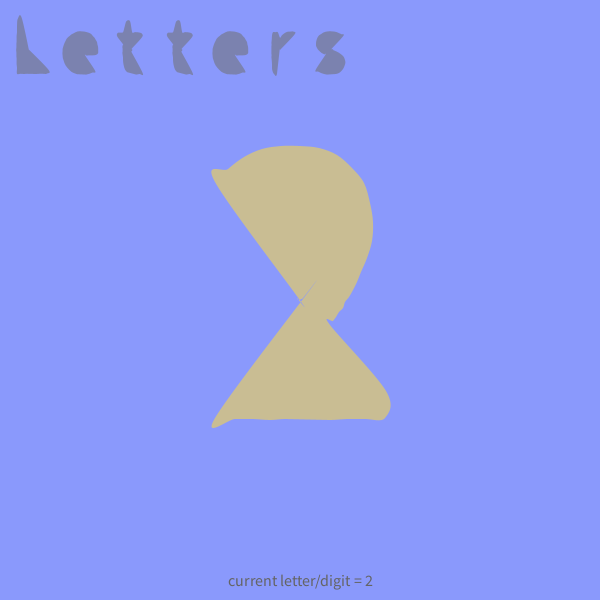
Frame 1 (no input)
Frame 60 (the mouse pressed at the canvas centre just before this capture): identical to frame 1, image omitted
Frame 120 (the mouse held since frame 60 and released just before this capture): identical to frame 1, image omitted

The Processing sketch that drew this single still picture (run headless with seeded random() and noise(); from frame 60 on, the mouse is pressed at the canvas centre):

// Processing sketch: processing_149698
// ── processing_149698.pde

ArrayList<PVector> l;
color c1,c2,c3;
boolean doWobble = false;
String currletter;

ArrayList<ArrayList<PVector>> word = new ArrayList<ArrayList<PVector>>();

void setup() {
  size(600,600);
  smooth();
  noStroke();
  makeColors(); 
  textAlign(CENTER,CENTER); 
 
 prepareLetter("L"); word.add(l);
 prepareLetter("e"); word.add(l);
 prepareLetter("t"); word.add(l);
 prepareLetter("r"); word.add(l);
 prepareLetter("s"); word.add(l);
 
 currletter = "2";
 prepareLetter(currletter);
 setWobble();
}

boolean preparing = false;

void draw() {  
  if(!preparing) {
    background(c1);
  
    pushMatrix();
    translate(width/2,height/2);
    fill(c3);
    drawLetter(l);
    popMatrix();
    pushMatrix();
    fill(c2);
    scale(0.2);
    translate(150,250); drawLetter(word.get(0));
    translate(250,0); drawLetter(word.get(1));
    translate(250,0); drawLetter(word.get(2));
    translate(250,0); drawLetter(word.get(2));
    translate(250,0); drawLetter(word.get(1));
    translate(250,0); drawLetter(word.get(3));
    translate(250,0); drawLetter(word.get(4));
    popMatrix();
    textSize(16);
    fill(100);
    text("current letter/digit = " + currletter,300,580);
  }
}

float[] wratio;
float[] wtheta;

void setWobble() {
  wratio = new float[l.size()];
  wtheta = new float[l.size()];
  for(int i=0;i<wratio.length;i++) {
    wratio[i] = random(-0.02,0.02);
    wtheta[i] = PI;
  }
}

void drawLetter(ArrayList<PVector> letter) {
    beginShape();
    for(int i=0;i<letter.size();i++) {
      float shift = 0;
      if(doWobble)
        shift = 5*sin(wtheta[i]);
      curveVertex(letter.get(i).x+shift,letter.get(i).y-shift);
      wtheta[i] += wratio[i];
    }
    endShape(CLOSE);
}

void prepareLetter(String letter) {
  preparing = true;
  fill(0);
  smooth();
  noStroke();
  background(255);
  textSize(400);
  text(letter,width/2,height/2-30);
  l = new ArrayList<PVector>();
  for(float th=0;th<TWO_PI;th+=TWO_PI/50) {
    float r = 290;
    float b = 255;
    int nx=0,ny=0;
    while(b>128) { 
        nx = width/2+(int)(-r * sin(th));
        ny = height/2+(int)(r * cos(th));
        b = brightness(get((int)nx,(int)ny));
        fill(255,255,0);
        r-=2;
      }
      r+=10;
      nx = width/2+(int)(-r * sin(th));
      ny = height/2+(int)(r * cos(th));
      l.add(new PVector(nx-width/2,ny-height/2));
    }
    setWobble();
    preparing = false;
}

String[] ltrs = {"a","b","c","d","e","f","g","h","i","j","k","l","m","n","o","p","q","r","s","t","u","v","w","x","y","z",
                 "A","B","C","D","E","F","G","H","I","J","K","L","M","N","O","P","Q","R","S","T","U","V","W","X","Y","Z",
                 "0","1","2","3","4","5","6","7","8","9"};

void mouseClicked() {
  makeColors();
  currletter = ltrs[(int)random(0,ltrs.length)];
  prepareLetter(currletter);
}

void keyPressed() {
  if(key == RETURN || key == ENTER) doWobble = !doWobble;
  if(doWobble) setWobble();
}

void makeColors() {
  colorMode(HSB,360,100,100);
  int h = (int)random(360);
  int s = (int)random(40,60);
  int b = (int)random(90,100);
  c1 = color(h,s,b);
  c2 = color(h,s-15,b-30);
  c3 = color( ((int)(h+180+random(-10,10)))%360,s*0.6,b*0.8);
  colorMode(RGB,255);
}
